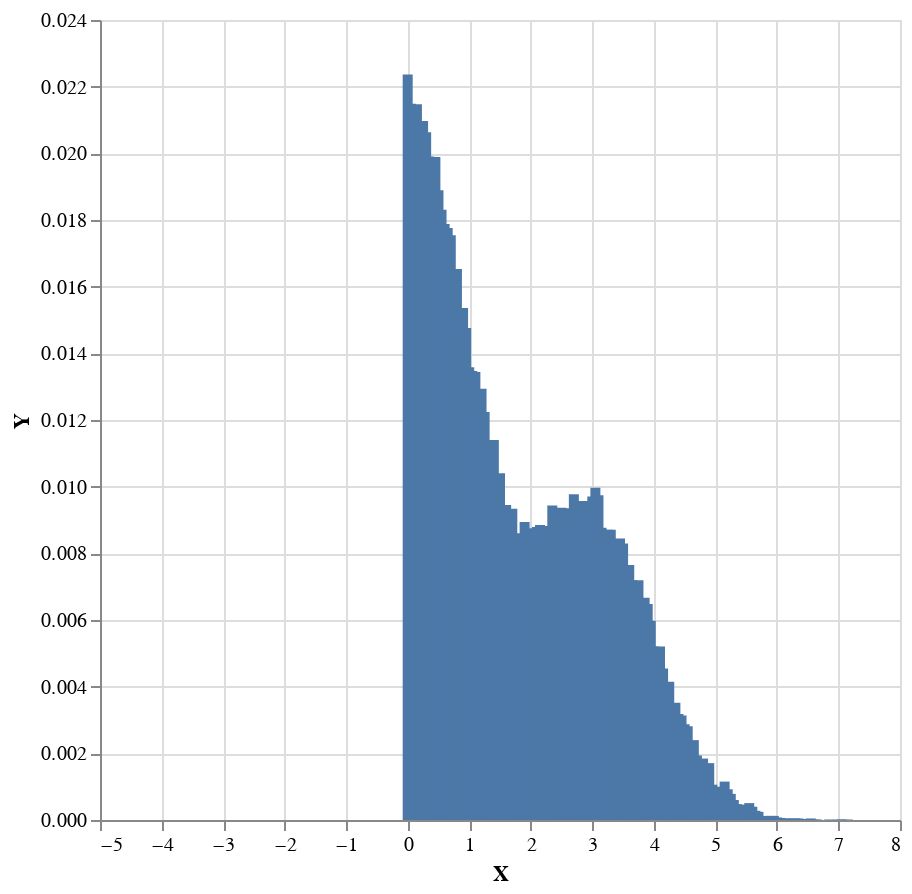

Notebook code for this chart:
### Markdown cell above
Here, we use `weighted` to convert `model4` into a distribution over pairs of numbers and their weights. We then sample from that. To view

### Code cell
sampler $ 
    plot . fmap (second (ln . exp)) . toEmpiricalWeighted . toBinsWeighted 0.05 
    <$> replicateM 100000 (weighted model4)

### Figure 1 — Vega-Lite specification as saved in the notebook (floating-point values rounded to 4 significant figures; data arrays with more than 128 entries replaced by an {"elided": "..."} marker saying what was removed)
{"$schema": "https://vega.github.io/schema/vega-lite/v4.json", "data": {"values": {"elided": "216 records"}}, "encoding": {"x": {"field": "X", "type": "quantitative"}, "y": {"field": "Y", "type": "quantitative"}}, "height": 400, "mark": "bar", "width": 400}
